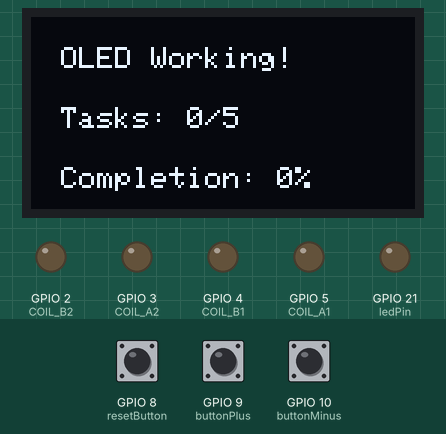
A sketch run on a simulated ESP32-S3. Shown: 128×64 one-colour display, output pins drawn as LEDs (lit = HIGH). Inputs (shaded band) come from the test bench; at power-on: GPIO 9 (buttonPlus) HIGH, GPIO 10 (buttonMinus) HIGH, GPIO 8 (resetButton) HIGH. EEPROM starts erased; nothing arrives over Bluetooth unless stated; what the sketch prints to the serial monitor is not drawn.

Above: at 6.2 s.
6.3 s: GPIO 9 (buttonPlus) pulled LOW for 1 s
At 7.02 s:
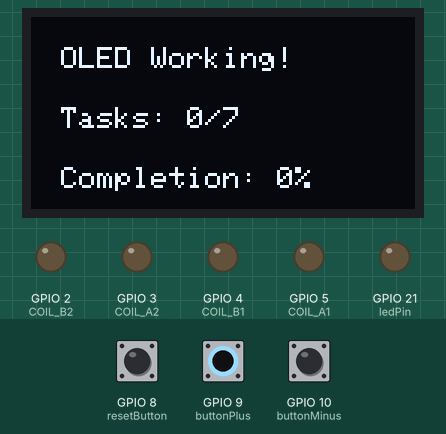
8.8 s: GPIO 10 (buttonMinus) pulled LOW for 3.2 s
At 10.36 s:
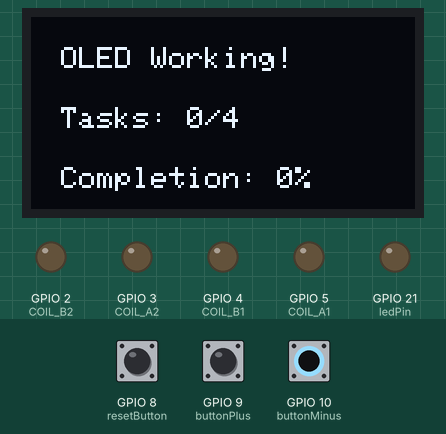
13.5 s: GPIO 8 (resetButton) pulled LOW for 0.15 s
At 14.1 s:
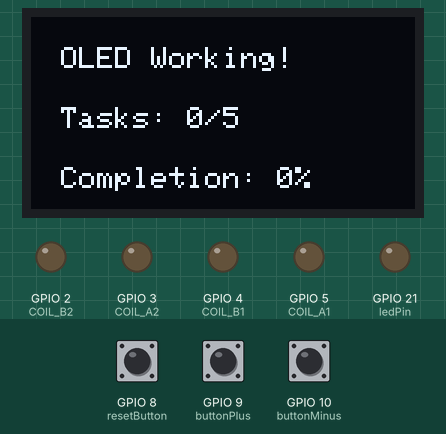
15.1 s: GPIO 9 (buttonPlus) pulled LOW for 3.2 s
At 18.5 s:
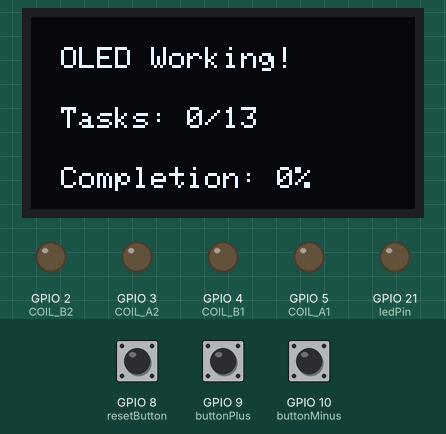
Timing chart, 0 to 20.0 s (numbered marks = the images above; inputs shaded):
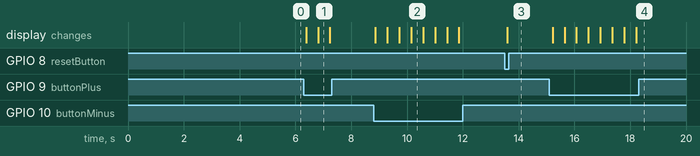

The sketch:

Display_full.ino
```cpp
#include <Arduino.h>
#include <Wire.h>
#include <Adafruit_GFX.h>
#include <Adafruit_SSD1306.h>
#include <BLEDevice.h>
#include <BLEUtils.h>
#include <BLEScan.h>
#include <BLEAdvertisedDevice.h>
#include <Preferences.h>  // Library for saving progress

// BLE UUIDs
static BLEUUID serviceUUID("7fbc0737-9a04-4a22-83e0-f4a5da6ded0e");
static BLEUUID charUUID("ca15c078-2a49-4f56-9462-09a35021b10b");

// GPIO Pins
const int buttonPlus = 9;
const int buttonMinus = 10;
const int resetButton = 8;
const int ledPin = 21;
const int stepsPerRevolution = 600;

// Stepper Motor Pins
#define COIL_A1 5  // Coil A+
#define COIL_A2 3  // Coil A-
#define COIL_B1 4  // Coil B+
#define COIL_B2 2  // Coil B-

// OLED Display Setup
#define SCREEN_WIDTH 128
#define SCREEN_HEIGHT 64
#define OLED_RESET -1  // No reset pin
Adafruit_SSD1306 display(SCREEN_WIDTH, SCREEN_HEIGHT, &Wire, OLED_RESET);

// Preferences for Saving Progress
Preferences preferences;

// Task and Goal Tracking
int taskCount = 0;
int goalCount = 5;

// BLE Connection Tracking
static boolean doConnect = false;
static boolean connected = false;
static boolean doScan = false;
static BLERemoteCharacteristic* pRemoteCharacteristic;
static BLEAdvertisedDevice* myDevice;

// **Function Prototypes**
void updateDisplay();
void saveProgress();
bool connectToServer();
void notifyCallback(BLERemoteCharacteristic* pBLERemoteCharacteristic, uint8_t* pData, size_t length, bool isNotify);

// **BLE Client Connection Callback**
class MyClientCallback : public BLEClientCallbacks {
  void onConnect(BLEClient* pclient) {
    Serial.println("✅ Connected to BLE Server!");
    digitalWrite(ledPin, HIGH);  // Turn LED ON when connected
  }

  void onDisconnect(BLEClient* pclient) {
    connected = false;
    Serial.println("⚠️ Disconnected from BLE Server!");
    digitalWrite(ledPin, LOW);  // Turn LED OFF when disconnected
  }
};

// **BLE Scan Callback**
class MyAdvertisedDeviceCallbacks: public BLEAdvertisedDeviceCallbacks {
  void onResult(BLEAdvertisedDevice advertisedDevice) {
    Serial.print("🔍 Found BLE device: ");
    if (advertisedDevice.haveName()) {
        Serial.println(advertisedDevice.getName().c_str());
    } else {
        Serial.println("Unnamed Device");
    }

    Serial.print("📡 Device Address: ");
    Serial.println(advertisedDevice.getAddress().toString().c_str());

    if (advertisedDevice.haveServiceUUID() && advertisedDevice.isAdvertisingService(serviceUUID)) {
        Serial.println("✅ Found HabitTracker_Sensor, connecting...");
        BLEDevice::getScan()->stop();
        myDevice = new BLEAdvertisedDevice(advertisedDevice);
        doConnect = true;
        doScan = true;
    }
  }
};

// **Function to Update OLED Display**
void updateDisplay() {
    display.clearDisplay();

    // **Test Message**
    display.setTextSize(1);
    display.setCursor(10, 10);
    display.print("OLED Working!");

    // Show taskCount/goalCount on the first line
    display.setCursor(10, 30);
    display.print("Tasks: ");
    display.print(taskCount);
    display.print("/");
    display.print(goalCount);

    // Calculate and display completion rate
    float completionRate = (goalCount > 0) ? ((float)taskCount / goalCount) * 100 : 0;

    display.setCursor(10, 50);
    display.print("Completion: ");
    display.print((int)completionRate);
    display.print("%");

    display.display();
}

void setup() {
    Serial.begin(115200);
    Serial.println("🚀 Starting BLE client...");

    BLEDevice::init("HabitTracker_Display");

    pinMode(buttonPlus, INPUT_PULLUP);
    pinMode(buttonMinus, INPUT_PULLUP);
    pinMode(resetButton, INPUT_PULLUP);
    pinMode(ledPin, OUTPUT);
    digitalWrite(ledPin, LOW);

    // **Initialize Stepper Motor Pins**
    pinMode(COIL_A1, OUTPUT);
    pinMode(COIL_A2, OUTPUT);
    pinMode(COIL_B1, OUTPUT);
    pinMode(COIL_B2, OUTPUT);

    // **Initialize OLED Display**
    if (!display.begin(SSD1306_SWITCHCAPVCC, 0x3C)) {
        Serial.println("⚠️ SSD1306 OLED initialization failed!");
        for (;;);
    }

    // **Load Saved Progress**
    preferences.begin("habitTracker", false);
    taskCount = preferences.getInt("taskCount", 0);
    goalCount = preferences.getInt("goalCount", 5);
    preferences.end();

    Serial.print("📂 Loaded progress: ");
    Serial.print(taskCount);
    Serial.print("/");
    Serial.println(goalCount);

    updateDisplay();

    // **Start BLE Scanning**
    BLEScan* pBLEScan = BLEDevice::getScan();
    pBLEScan->setAdvertisedDeviceCallbacks(new MyAdvertisedDeviceCallbacks());
    pBLEScan->setInterval(1349);
    pBLEScan->setWindow(449);
    pBLEScan->setActiveScan(true);
    pBLEScan->start(5, false);
}

void loop() {
    if (doConnect) {
        if (connectToServer()) {
            Serial.println("✅ Connected to BLE server.");
        } else {
            Serial.println("⚠️ Failed to connect to server.");
        }
        doConnect = false;
    }

    if (!connected && doScan) {
        BLEDevice::getScan()->start(0);
    }

    // **Goal Setting with Buttons**
    if (digitalRead(buttonPlus) == LOW) {
        goalCount++;
        saveProgress();
        updateDisplay();
        delay(300);
    }

    if (digitalRead(buttonMinus) == LOW) {
        if (goalCount > 0) {
            goalCount--;
            saveProgress();
            updateDisplay();
        }
        delay(300);
    }

    // **Reset Button Handling**
    if (digitalRead(resetButton) == LOW) {
        Serial.println("🔄 Reset button pressed! Resetting counters...");
        taskCount = 0;
        goalCount = 5;
        saveProgress();
        updateDisplay();
        delay(500);
    }

    delay(100);
}

// **Function to Save Progress to Flash Memory**
void saveProgress() {
    preferences.begin("habitTracker", false);
    preferences.putInt("taskCount", taskCount);
    preferences.putInt("goalCount", goalCount);
    preferences.end();
    Serial.println("💾 Progress saved!");
}

// **BLE Notification Callback**
void notifyCallback(BLERemoteCharacteristic* pBLERemoteCharacteristic, uint8_t* pData, size_t length, bool isNotify) {
    Serial.print("📩 Received BLE Notification: ");
    int receivedValue = pData[0];

    if (receivedValue == 1) {
        taskCount++;
        saveProgress();
        updateDisplay();
    }
}

// **BLE Server Connection**
bool connectToServer() {
    BLEClient* pClient = BLEDevice::createClient();
    pClient->setClientCallbacks(new MyClientCallback());

    if (pClient->connect(myDevice)) {
        BLERemoteService* pRemoteService = pClient->getService(serviceUUID);
        if (pRemoteService) {
            pRemoteCharacteristic = pRemoteService->getCharacteristic(charUUID);
            if (pRemoteCharacteristic && pRemoteCharacteristic->canNotify()) {
                pRemoteCharacteristic->registerForNotify(notifyCallback);
            }
        }
        connected = true;
        return true;
    }
    return false;
}
```

Measured:
- after the input at 6.3 s, the display: first changes after 0.08 s (image 1 shows a later state)
- after the input at 8.8 s, the display: first changes after 0.07 s (image 2 shows a later state)
- after the input at 13.5 s, the display: changes after 0.09 s (image 3)
- after the input at 15.1 s, the display: first changes after 0.12 s (image 4 shows a later state)
- what the display in image 1 shows lasts 0.4 s, from 6.8 s to 7.2 s
